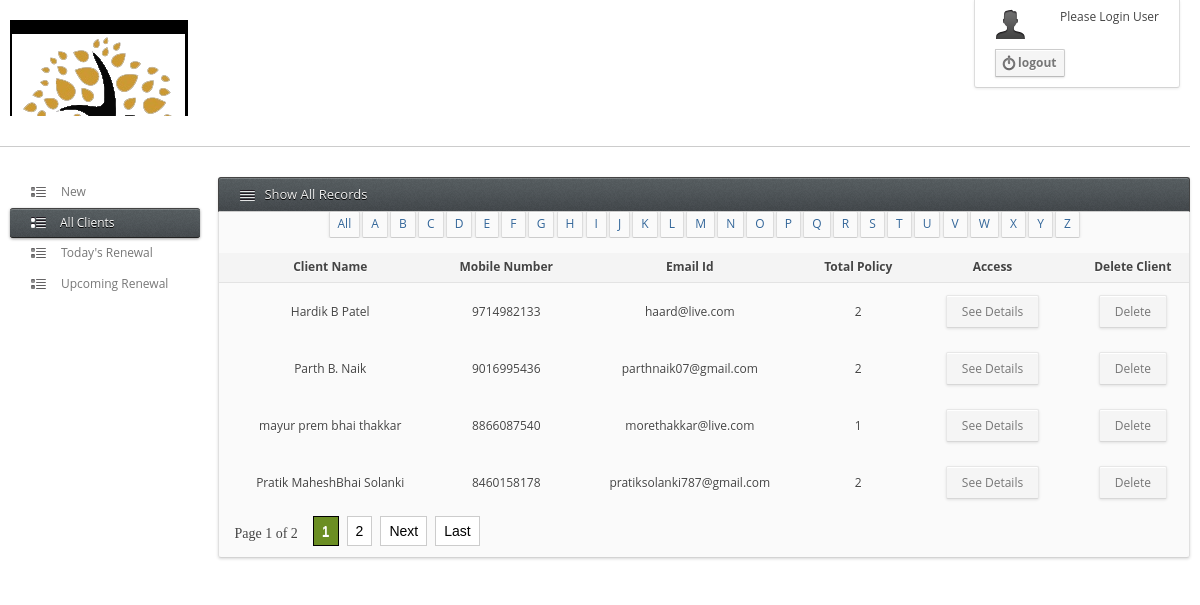
The page /Admin/allCustomer.php (signed in) on the database its author committed.
### tables this page shows
CREATE TABLE IF NOT EXISTS `clients` (
  `clientId` int(10) NOT NULL AUTO_INCREMENT,
  `firstName` varchar(15) NOT NULL,
  `middleName` varchar(15) NOT NULL,
  `lastName` varchar(15) NOT NULL,
  `phoneNo` varchar(10) NOT NULL,
  `emailId` varchar(50) NOT NULL,
  `gender` varchar(5) NOT NULL,
  `aadharCard` varchar(50) NOT NULL,
  `votingCard` varchar(50) NOT NULL,
  `otherDoc` varchar(50) NOT NULL,
  PRIMARY KEY (`clientId`)
);

### Admin/allCustomer.php (the view, shortened to what this page needs)
<?php
	if(isset($_SESSION['username']))
	{
		$menu="allCustomer";
		if(isset($_GET["page"]))
			$page = (int)$_GET["page"];
		else
			$page = 1;
		$setLimit = 4;
		$pageLimit = ($page * $setLimit) - $setLimit;
?>
<!DOCTYPE html>
<html>
<HEAD>
	</HEAD>
<BODY>
<?php include_once("heading.php");?>
<div id="container">
	<?php
		include_once("admin_menu.php");
		include_once("Function.php");
	?>
	<div class="bit-14">
		<div class="box-element">
			<div class="box-head-light"><span class="typography-16"></span><h3>Show All Records</h3></div>
			<div class="box-content no-padding">
			<section class="no-padding">
					<div class="lists">
						<ul class="datalist">
							<li><div><a href="show_clients_alpha_wise.php?sort=%" class="active">All</a></div></li>
							<li><div><a href="show_clients_alpha_wise.php?sort=A%">A</a></div></li>
							<li><div><a href="show_clients_alpha_wise.php?sort=B%">B</a></div></li>
							<li><div><a href="show_clients_alpha_wise.php?sort=C%">C</a></div></li>
							<li><div><a href="show_clients_alpha_wise.php?sort=D%">D</a></div></li>
							<li><div><a href="show_clients_alpha_wise.php?sort=E%">E</a></div></li>
							<li><div><a href="show_clients_alpha_wise.php?sort=F%">F</a></div></li>
							<li><div><a href="show_clients_alpha_wise.php?sort=G%">G</a></div></li>
							<li><div><a href="show_clients_alpha_wise.php?sort=H%">H</a></div></li>
							<li><div><a href="show_clients_alpha_wise.php?sort=I%">I</a></div></li>
							<li><div><a href="show_clients_alpha_wise.php?sort=J%">J</a></div></li>
							<li><div><a href="show_clients_alpha_wise.php?sort=K%">K</a></div></li>
							<li><div><a href="show_clients_alpha_wise.php?sort=L%">L</a></div></li>
							<li><div><a href="show_clients_alpha_wise.php?sort=M%">M</a></div></li>
							<li><div><a href="show_clients_alpha_wise.php?sort=N%">N</a></div></li>
							<li><div><a href="show_clients_alpha_wise.php?sort=O%">O</a></div></li>
							<li><div><a href="show_clients_alpha_wise.php?sort=P%">P</a></div></li>
							<li><div><a href="show_clients_alpha_wise.php?sort=Q%">Q</a></div></li>
							<li><div><a href="show_clients_alpha_wise.php?sort=R%">R</a></div></li>
							<li><div><a href="show_clients_alpha_wise.php?sort=S%">S</a></div></li>
							<li><div><a href="show_clients_alpha_wise.php?sort=T%">T</a></div></li>
							<li><div><a href="show_clients_alpha_wise.php?sort=U%">U</a></div></li>
							<li><div><a href="show_clients_alpha_wise.php?sort=V%">V</a></div></li>
							<li><div><a href="show_clients_alpha_wise.php?sort=W%">W</a></div></li>
							<li><div><a href="show_clients_alpha_wise.php?sort=X%">X</a></div></li>
							<li><div><a href="show_clients_alpha_wise.php?sort=Y%">Y</a></div></li>
							<li><div><a href="show_clients_alpha_wise.php?sort=Z%">Z</a></div></li>
						</ul>
						<div class="clearfix"></div>
					</div>
				</section><br>
			<?php
			$qry="select * from clients order by clientid desc LIMIT ".$pageLimit." , ".$setLimit;
			$res=mysql_query($qry) or die(mysql_error());
			if (mysql_num_rows($res)>0)
			{
			?>
				<table class="i-table fullwidth">
				<thead>
				<tr align="center">
					<td>Client Name</td>
					<td>Mobile Number</td>
					<td>Email Id</td>
					<td>Total Policy</td>
					<td>Access</td>
					<td>Delete Client</td>
				</tr>
				</thead>
				<tbody>
					<?php
						while($row=mysql_fetch_array($res))
						{
							echo "<tr align='center'>";
							echo "<td>".$row['firstName']." ".$row['middleName']." ".$row['lastName']."</td>";
							echo "<td>".$row['phoneNo']."</td>";
							echo "<td>".$row['emailId']."</td>";
							$qry1="select * from policy where clientId='".$row['clientId']."'";
							$res1=mysql_query($qry1) or die(mysql_error());
							$cnt=mysql_num_rows($res1);
							echo "<td>".$cnt."</td>";
						?>
							<td><a href="acessData.php?txtemail=<?php echo $row['emailId']; ?>"><input class="icon-16 button" type='button' name="updateaccess" value='See Details'></a></td>
							<td><a href="deleteClient.php?txtemail=<?php echo $row['emailId']; ?>&clientId=<?php echo $row['clientId']; ?>" onClick="javascript: return confirm('Are You Sure To Delete This Client?');" ><input class="icon-16 button" type='button' name="updateaccess" value='Delete'></a></td></tr>
						<?php
						}
					?>
				</tbody>
			</table>
			<?php
			echo displayPaginationBelowAllCustomer($setLimit,$page);
			}
			else
			{
				echo "<div><span class='typography-14'></span><h3>There are no Any Clients.</h3></div>";
			}
			 ?>
			</div>
		</div>
	</div>
</div>
</BODY>
</html>
<?php
	}
	else
	{
		header("location:index.php");
	}
?>

### Admin/heading.php (shortened to what this page needs)
<?php
if (isset($_SESSION['username']))
{
?>
<div id="container">
	<header>
		<div class="bit-6" id="header">
			<A id="logo"></A>
		</div>
		<div class="bit-6">
		<div id="profile111">
			<div id="user-data">
				<?php
            	if(isset($_SESSION['adminid']))
				{
					echo "Welcome:".$_SESSION['username'];
				}
				else
				{
				?>
                    	Please&nbsp;Login&nbsp;User
				<?php
				}
				?>
			</div>
			<div id="user-notifications">
				<ul id="user-notifications">
					<li><a id="logout" class="logout-16 tt-top-center" href="logout.php" title="Logout">logout</a></li>
				</ul>
				<div class="clearfix"></div>
			</div>
		</div>
		</div>
	</header>
</div>
<div id="container">
	<div class="bit-1">
    <hr />
	</div>
</div>
<?php
}
else
	header("Location:allCustomer.php");
?>

### Admin/admin_menu.php
<div class="bit-6">
		<div id="left-menu">
			<ul>
			<li class="menu-trigger <?php if($menu=="newCustomer"){echo "active";}?>"><a href="newCustomer.php" class="data-16" id="c-gallery">New</a></li>
			<li class="menu-trigger <?php if($menu=="allCustomer"){echo "active";}?>"><a href="allCustomer.php" class="data-16" id="c-gallery">All Clients</a></li>
            <li class="menu-trigger <?php if($menu=="todayRenewal"){echo "active";}?>"><a href="todayRenewal.php" class="data-16" id="c-gallery">Today's Renewal</a></li>
            <li class="menu-trigger <?php if($menu=="upcomingRenewal"){echo "active";}?>"><a href="upcomingRenewal.php" class="data-16" id="c-gallery">Upcoming Renewal</a></li>
			</ul>
	</div>
</div>

### Admin/Function.php (shortened to what this page needs)
<?php
	function displayPaginationBelowAllCustomer($per_page,$page){
	   $page_url="?";
    	$query = "SELECT COUNT(*) as totalCount FROM clients";
    	$rec = mysql_fetch_array(mysql_query($query));
    	$total = $rec['totalCount'];
        $adjacents = "2";
    	$page = ($page == 0 ? 1 : $page);
    	$next = $page + 1;
        $setLastpage = ceil($total/$per_page);
    	$setPaginate = "";
    	if($setLastpage > 1)
    	{
    		$setPaginate .= "<ul class='setPaginate'>";
                    $setPaginate .= "<li class='setPage'>Page $page of $setLastpage</li>";
    		if ($setLastpage < 7 + ($adjacents * 2))
    		{
    			for ($counter = 1; $counter <= $setLastpage; $counter++)
    			{
    				if ($counter == $page)
    					$setPaginate.= "<li><a class='current_page'>$counter</a></li>";
    				else
    					$setPaginate.= "<li><a href='{$page_url}page=$counter'>$counter</a></li>";
    			}
    		}
    		if ($page < $counter - 1){
    			$setPaginate.= "<li><a href='{$page_url}page=$next'>Next</a></li>";
                $setPaginate.= "<li><a href='{$page_url}page=$setLastpage'>Last</a></li>";
    		}else{
    			$setPaginate.= "<li><a class='current_page'>Next</a></li>";
                $setPaginate.= "<li><a class='current_page'>Last</a></li>";
            }
    		$setPaginate.= "</ul>\n";
    	}
        return $setPaginate;
    }
?>

### Admin/css/skeleton.css (style rules this page uses)
*, *:after, *:before { margin: 0; padding: 0; -webkit-box-sizing: border-box; -moz-box-sizing: border-box; box-sizing: border-box; }
[class*='bit-'] { float: left; }
[class*='bit-']:last-of-type { padding-right: 10px; float: right; }
.bit-1 { width: 100%; }
.bit-6 { width: 16.6666666667%; }
.bit-14 { width: 81.8%; }

### Admin/css/base.css (style rules this page uses)
html, body, div, span, applet, object, iframe, h1, h2, h3, h4, h5, h6, p, blockquote, pre, a, abbr, acronym, address, big, cite, code, del, dfn, em, img, ins, kbd, q, s, samp, small, strike, strong, sub, sup, tt, var, b, u, i, center, dl, dt, dd, ol, ul, li, fieldset, form, label, legend, table, caption, tbody, tfoot, thead, tr, th, td, article, aside, canvas, details, embed, figure, figcaption, footer, header, hgroup, menu, nav, output, ruby, section, summary, time, mark, audio, video { margin: 0; padding: 0; border: 0; font-size: 100%; font: inherit; vertical-align: baseline; }
article, aside, details, figcaption, figure, footer, header, hgroup, menu, nav, section { display: block; }
body { line-height: 1; }
ol, ul { list-style: none; }
table { border-collapse: collapse; border-spacing: 0; }
body { background: url("../img/bg.png") repeat scroll 0 0 rgba(0, 0, 0, 0); font-size: 12px; line-height: 1.231; font-weight:500; color: #444444; text-shadow: 0 1px 0 #FFFFFF; -webkit-font-smoothing: antialiased; -webkit-text-size-adjust: 100%; }
#container { margin: 0 auto; padding:0; max-width: 1250px; min-width: 960px; position:relative; margin-top:18px; }
#container:after { clear:both; content:" "; display:block; height:0; visiblity:hidden; }
body, h1, h2, h3, h4, h5, h6, .button, input[type="button"], input[type="submit"], input[type="text"], input[type="password"], input[type="email"], textarea, select, button { font-family: Ubuntu, "Open Sans", "HelveticaNeue", "Helvetica Neue", Helvetica, Arial, sans-serif; }
h1, h2, h3, h4, h5, h6 { color: #444444; font-weight: 600; }
h3 { font-size: 14.0333px; line-height: 17.2833px; }
hr { display: block; height: 1px; border: 0; border-top: 1px solid #ccc; margin: 1em 0; padding: 0; }
a, a:visited { color: #0000EE; text-decoration: none; outline: 0; -webkit-transition: color 0.1s ease-in-out; -moz-transition: color 0.1s ease-in-out; -o-transition: color 0.1s ease-in-out; -transition: color 0.1s ease-in-out; cursor: pointer; }
ul, ol { margin: 0 0; padding: 0 0 0 0; }
ul { list-style: none outside; }
button, input, select, textarea { font-size: 100%; margin: 0; vertical-align: baseline; *vertical-align: middle; }
button, input { line-height: normal; *overflow: visible; }
table button, table input { *overflow: auto; }
button, input[type="button"], input[type="reset"], input[type="submit"] { cursor: pointer; -webkit-appearance: button; }

### Admin/css/pagging.css (style rules this page uses)
ul.setPaginate li.setPage { padding:15px 10px; font-size:14px; }
ul.setPaginate { margin:0px; padding:0px; height:100%; overflow:hidden; font:20px 'Tahoma'; list-style-type:none; }
ul.setPaginate li { float:left; margin:0px; padding:0px; margin-left:5px; }
ul.setPaginate li a { background: none repeat scroll 0 0 #ffffff; border: 1px solid #cccccc; color: #999999; display: inline-block; font: 14px/18px Arial,Helvetica,sans-serif; margin: 5px 3px 0 0; padding: 0 5px; text-align: center; text-decoration: none; }
ul.setPaginate li a:hover, ul.setPaginate li a.current_page { background: none repeat scroll 0 0 #6B8E23; border: 1px solid #000000; color: #ffffff; text-decoration: none; }
ul.setPaginate li a { color:black; display:block; text-decoration:none; padding:5px 8px; text-decoration: none; }

### rows shown on the page
clients: firstName "Hardik", middleName "B", lastName "Patel", phoneNo "9714982133", emailId "haard@live.com", cnt "2"
clients: firstName "Parth", middleName "B.", lastName "Naik", phoneNo "9016995436", emailId "parthnaik07@gmail.com", cnt "2"
clients: firstName "mayur", middleName "prem bhai", lastName "thakkar", phoneNo "8866087540", emailId "morethakkar@live.com", cnt "1"
clients: firstName "Pratik", middleName "MaheshBhai", lastName "Solanki", phoneNo "8460158178", emailId "pratiksolanki787@gmail.com", cnt "2"

### other values the page prints
$page "1"
$setLastpage "2"
